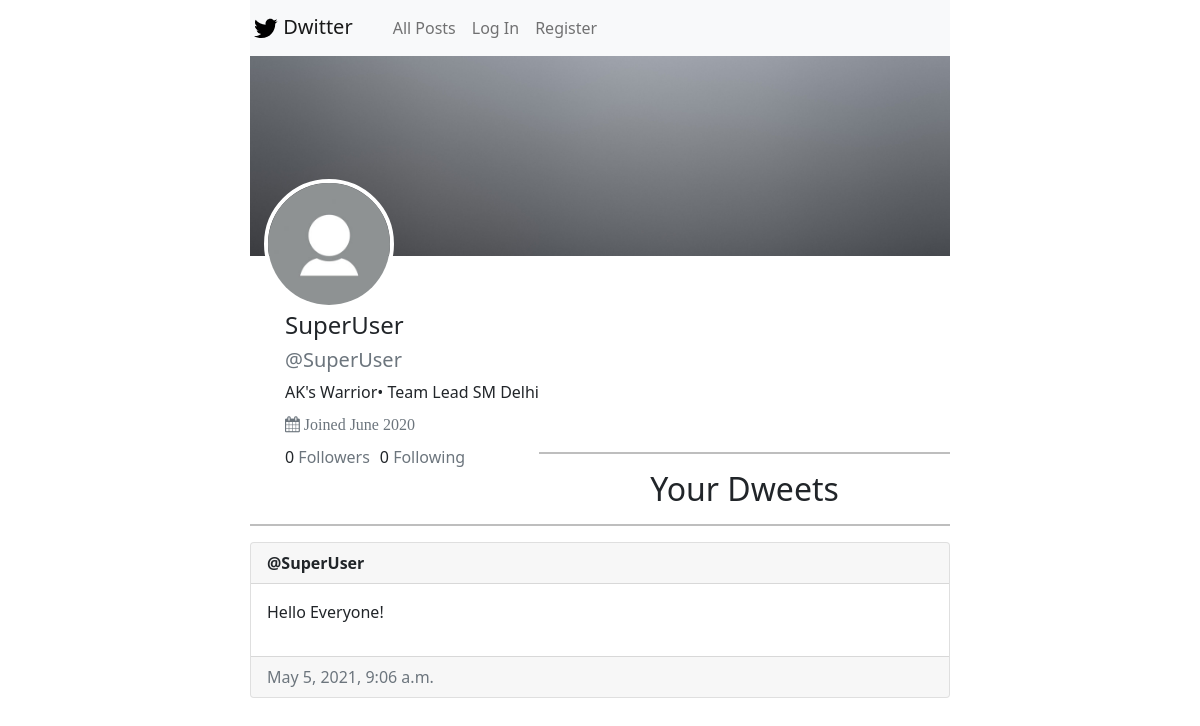
/2, run on the app's committed database.
### network/models.py (models this page shows, shortened)
class User(AbstractUser):
    pass

class Profile(models.Model):
    user = models.OneToOneField(
        User, on_delete=models.CASCADE, related_name="user_profile"
    )
    profile_pic = models.ImageField(default="default.jpg", upload_to="profile_pics")
    background_img = models.ImageField(
        default="Default_background.jpg", upload_to="bg_img"
    )
    bio = models.TextField(null=False, default="")

class post(models.Model):
    posted_by = models.ForeignKey(
        User, on_delete=models.CASCADE, related_name="post_owner"
    )
    posted_on = models.DateTimeField(auto_now_add=True)
    description = models.TextField(null=False, default="")

### network/views.py (the view, shortened to what this page needs)
# urls.py: path("<int:user_id>", views.others_profile, name="others_profile"),
def others_profile(request, user_id):
    user = User.objects.get(pk=user_id)
    follow_unfollow = ""
    style = ""
    all_follower_following = follower_following.objects.all()
    flag = 0
    if not flag:
        follow_unfollow = "follow"
        style = "dark"
    if user:
        posts = post.objects.filter(posted_by=user)
        followers = User.objects.get(username=user.username).my_followers.count()
        following = User.objects.get(username=user.username).my_following.count()
        return render(
            request,
            "network/profile.html",
            {
                "user": user,
                "posts": posts,
                "followers": followers,
                "following": following,
                "follow_button_text": follow_unfollow,
                "follow_button_style": style,
            },
        )
    return HttpResponse("NO user with that name!!!")

### network/templates/network/profile.html (shortened to what this page needs)
{% extends "network/layout.html" %}
{% block body %}
<div
    style="background-image: url('{{user.user_profile.background_img.url}}');background-size:cover;background-position:center; height:200px; ;padding-top:123px;">
    <img src="{{user.user_profile.profile_pic.url}}"
        style="margin-left: 2%; height:130px;width: 130px; border-radius: 50%; border: 4px solid #ffffff;"
        alt="Profile Pic of {{user.username}}" title="{{user.username}}">
</div>
<div class="user-details" style="margin-left: 5%; margin-top: 55px;float: left;">
    <div id="name-and-username">
        <h4>{{user.username}}</h4>
        <h5 class="text-muted">@{{user.username}}</h5>
    </div>
    <div class="status">
        {{user.user_profile.bio}}
    </div>
    <p class="text-muted fa" style="margin-top: 12px;"><i class="fa fa-calendar"></i> Joined June 2020</p>
    <div id="follow-details">
        <h6 style="text-align:left;float:left;margin-right: 10px;"> <span id="followers">{{followers}}</span> <span
                class="text-muted">Followers</span></h6>
        <h6 style="float:left;">{{following}} <span class="text-muted">Following</span> </h6>
    </div>
</div>
<hr style="margin-top: 28%;border: 1px solid black;">
<h2 class="text-center">Your Dweets</h2>
<hr style="border: 1px solid black;">
<div class="my-posts">
    {% for post in posts %}
    <div class="card">
        <div class="card-header">
            <strong>@{{post.posted_by.username}}</strong>
        </div>
        <div class="card-body">
            <p>
                {{post.description}}
            </p>
        </div>
        <div class="card-footer text-muted">
            {{post.posted_on}}
        </div>
        {% endfor %}
    </div>
</div>
{% endblock %}

### data on the page
User: user_profile.background_img (placeholder picture), user_profile.profile_pic (placeholder picture), username "SuperUser", user_profile.bio "AK's Warrior• Team Lead SM Delhi"
post: posted_by.username "SuperUser", description "Hello Everyone!", posted_on "May 5, 2021, 9:06 a.m."

### other printed values
{{ followers }} "0"
{{ following }} "0"
